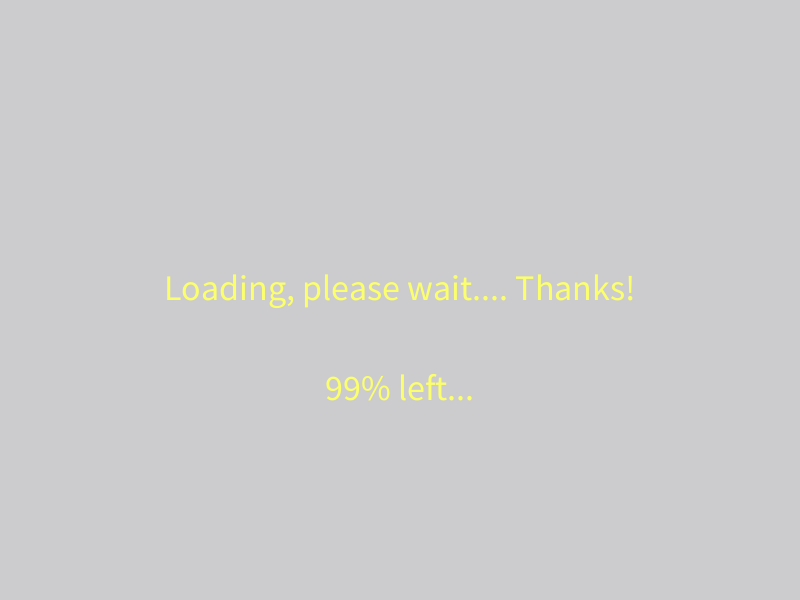
Frame 1 (no input)
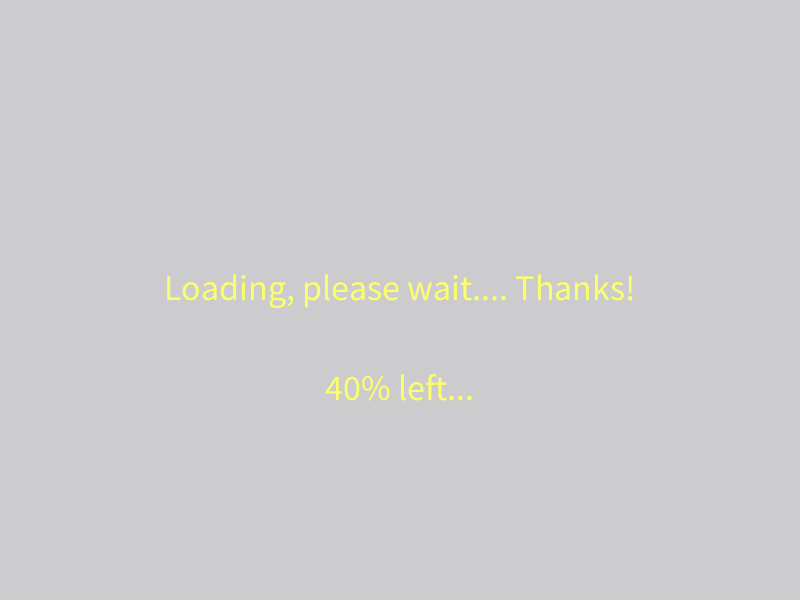
Frame 60 (the mouse pressed at the canvas centre just before this capture)
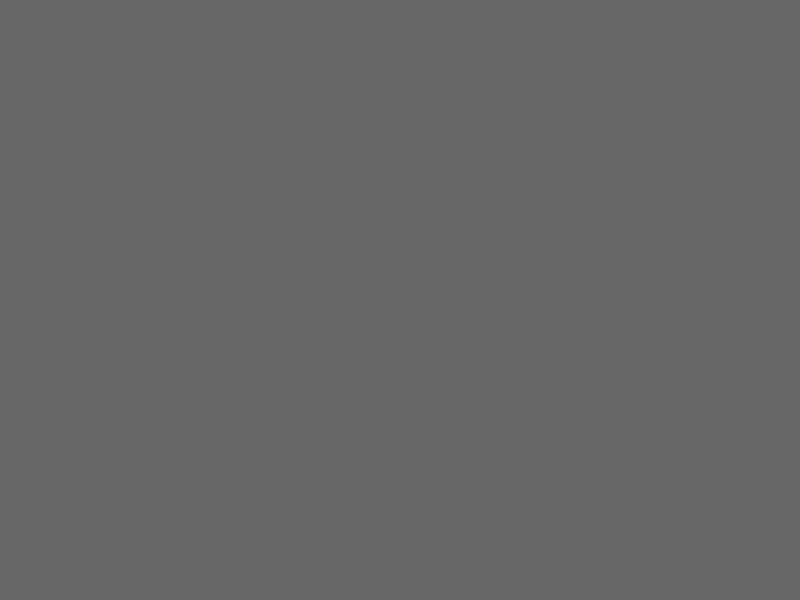
Frame 120 (the mouse held since frame 60 and released just before this capture)

The Processing sketch that drew these frames (run headless with seeded random() and noise(); from frame 60 on, the mouse is pressed at the canvas centre):

// Processing sketch: switch_mode
// ── switch_mode.pde
// by Aven, New Media Communication, WPP, SADA
// Sep 30th, 2017
// Make Design Interact

//switch case + define function
//introduce to write a program with different stages

int modeKey, loadCount;
void setup() {
  size(800, 600);
  background(#CCCCCE);
  textAlign(CENTER);
  textSize(36);
  noStroke();
  modeKey = 0;
  loadCount = 100;
  load();
}


void draw() {
  switch (modeKey) {
  case 0 :
    load();
    break;
  case 1:
    prep();
    break;
  case 2:
    game();
    break;
  case 3:
    end();
    break;
  }
}

void load() {
  background(#CCCCCE);

  fill(#FCFF6C);
  text("Loading, please wait.... Thanks!", width/2, height/2);
  text(loadCount + "% left...", width/2, height*2/3);

  loadCount --;
  if (loadCount < 1) modeKey = 1;
}


void prep() {
  background(random(255));
}

void game() {
}

void end() {
}
